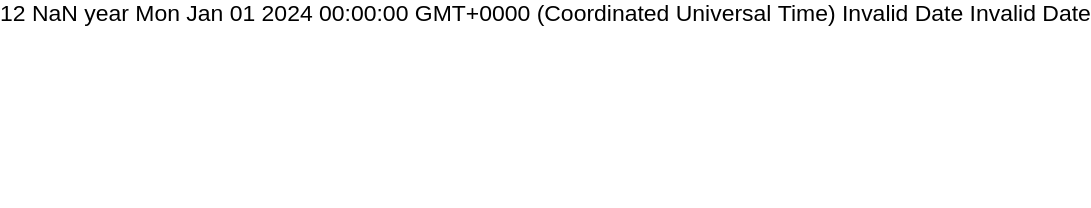

The Vega-Lite source for this figure:
### Vega specification from a JSON file in a GitHub repository (floating-point values rounded to 4 significant figures)
{"width": 100, "height": 100, "data": [{"name": "t", "values": [{"d": 1704067200000}, {"d": 1705536000000}, {"d": 1707004800000}, {"d": 1708473600000}, {"d": 1709942400000}, {"d": 1711411200000}, {"d": 1712880000000}, {"d": 1714348800000}, {"d": 1715817600000}, {"d": 1717286400000}, {"d": 1718755200000}, {"d": 1720224000000}]}, {"name": "o", "source": "t", "transform": [{"maxbins": {"value": null}, "type": "timeunit", "field": "d", "timezone": "utc", "signal": "tu"}]}], "marks": [{"type": "text", "encode": {"update": {"text": {"signal": "length(data('o')) + ' ' + toString(tu.step) + ' ' + toString(tu.units) + ' ' + toString(data('o')[0].unit0) + ' ' + toString(data('o')[0].unit1) + ' ' + toString(data('o')[5].unit1)"}, "y": {"value": 10}}}}]}
